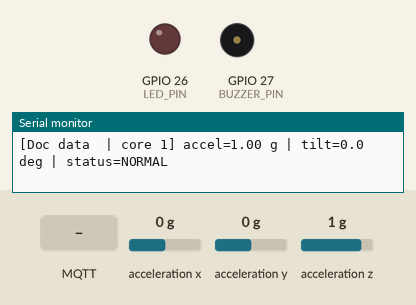
This sketch was run on a simulated ESP32. Parts: output pins drawn as LEDs (lit = HIGH), buzzer (waves = sounding), the last lines printed to the serial monitor. Wiring (from diagram.json): MPU-6050 motion sensor at I2C address 0x68. Dashed ring = blinking. The inputs (shaded band) are chosen by the test bench; at power-on: acceleration z 1 g, acceleration x 0 g, acceleration y 0 g. WiFi joins after 1.5 s; servers stay silent unless stated; no MQTT or app messages arrive unless stated.

Above: at 1.2 s.
1.3 s: acceleration z set to -0.6 g
4.2 s: acceleration z set to -0.9 g
At 5.87 s:
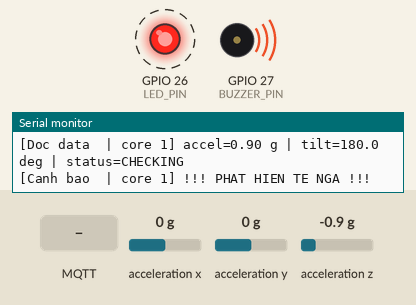
7.2 s: MQTT message "1" arrives on the second subscribed topic
13.2 s: MQTT message "1" arrives on the first subscribed topic
At 14.2 s:
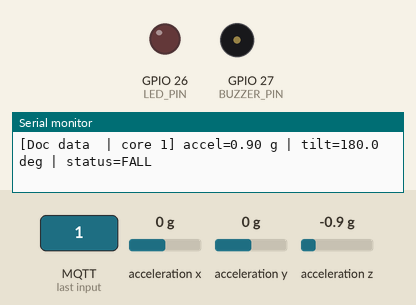
14.7 s: MQTT message "on" arrives on the first subscribed topic
At 14.87 s:
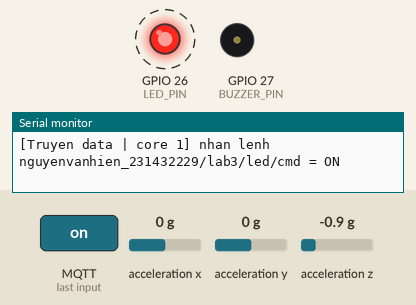
Timing chart, 0 to 18.7 s (numbered marks = the images above; inputs shaded):
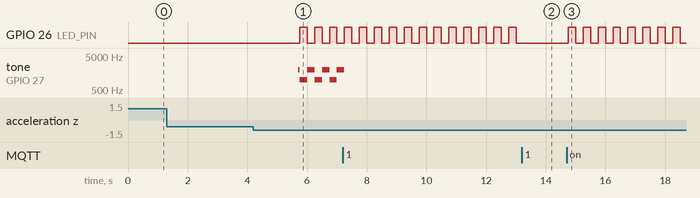

Measured:
- the behaviour switches between -0.7 and -0.8 g on acceleration z (found by bisection; images 0 and 1)
- after the input at 4.2 s, GPIO 26 (LED_PIN): alternates HIGH for 0.25 s and LOW for 0.25 s, starting after 1.6 s; tone on GPIO 27 (BUZZER_PIN): silent → 2000 Hz after 1.5 s, then repeats every 0.50 s: 1000 Hz 0.25 s, 2000 Hz 0.25 s
- after the input at 13.2 s, GPIO 26 (LED_PIN): stops changing and stays LOW
- after the input at 14.7 s, GPIO 26 (LED_PIN): alternates HIGH for 0.25 s and LOW for 0.25 s, starting after 0.05 s

The sketch:

sketch.ino
```cpp
/*
 * Lab 3 - De 5: Fall Detection voi FreeRTOS - ESP32 + MPU6050 + MQTT (HiveMQ)
 * Ho ten - Lop: Nguyen Van Hien - 231432229

 * Kien truc:
 *   Task doc data   (Core 1) -> dataQueue  -> Task truyen data (Core 0) -> MQTT
 *                            -> alertQueue -> Task canh bao    (Core 1) -> LED/Buzzer
 *   Bien dung chung (state, led, buzzer, reset) duoc bao ve bang Mutex.
 */
#include <WiFi.h>
#include <Wire.h>
#include <PubSubClient.h>

// ---------- Chan ket noi ----------
#define SDA_PIN    21
#define SCL_PIN    22
#define LED_PIN    26
#define BUZZER_PIN 27

// ---------- WiFi / MQTT ----------
const char* WIFI_SSID = "Wokwi-GUEST";
const char* WIFI_PASS = "";
const char* MQTT_HOST = "broker.hivemq.com";
const uint16_t MQTT_PORT = 1883;

// Tien to topic
#define BASE "nguyenvanhien_231432229/lab3/"
const char* T_ACCEL   = BASE "accel";
const char* T_TILT    = BASE "tilt";
const char* T_STATUS  = BASE "status";
const char* T_LED_ST  = BASE "led/state";
const char* T_BUZ_ST  = BASE "buzzer/state";
const char* T_LED_CMD = BASE "led/cmd";
const char* T_BUZ_CMD = BASE "buzzer/cmd";
const char* T_RESET   = BASE "reset";

// ---------- Nguong thuat toan ----------
const float    IMPACT_G        = 2.5;    // |A| vuot nguong => va cham
const float    TILT_JUMP_DEG   = 50.0;   // goc nghieng doi qua nhanh trong 300 ms
const float    TILT_FALL_DEG   = 60.0;   // goc nghieng coi la dang nam
const float    LYING_MIN_G     = 0.7;    // nam yen: |A| trong khoang 0.7 - 1.3 g
const float    LYING_MAX_G     = 1.3;
const uint32_t LYING_HOLD_MS   = 1500;   // phai nam yen lien tuc
const uint32_t CHECK_WINDOW_MS = 8000;   // cua so kiem tra sau khi kich hoat

// ---------- Kieu du lieu ----------
typedef struct {
  float accG;    // do lon gia toc tong (g)
  float tilt;    // goc nghieng so voi phuong thang dung (do)
} SensorData;

enum State { NORMAL, CHECKING, FALL };
const char* stateName(State s) {
  return s == NORMAL ? "NORMAL" : (s == CHECKING ? "CHECKING" : "FALL");
}

// ---------- Doi tuong RTOS ----------
QueueHandle_t     dataQueue;    // Task doc data -> Task truyen data
QueueHandle_t     alertQueue;   // Task doc data -> Task canh bao
SemaphoreHandle_t stateMutex;   // bao ve cac bien dung chung ben duoi

// Bien dung chung (chi truy cap khi da giu stateMutex)
State g_state    = NORMAL;
bool  g_ledOn    = false;
bool  g_buzOn    = false;
bool  g_resetReq = false;

WiFiClient   espClient;
PubSubClient client(espClient);
const uint8_t MPU_ADDR = 0x68;

#define LOCK()   xSemaphoreTake(stateMutex, portMAX_DELAY)
#define UNLOCK() xSemaphoreGive(stateMutex)

// ================= MPU6050 =================
bool mpuInit() {
  Wire.begin(SDA_PIN, SCL_PIN);
  Wire.beginTransmission(MPU_ADDR);
  Wire.write(0x6B); Wire.write(0x00);            // danh thuc cam bien
  if (Wire.endTransmission() != 0) return false;
  Wire.beginTransmission(MPU_ADDR);
  Wire.write(0x1C); Wire.write(0x10);            // gia toc +-8g (4096 LSB/g)
  Wire.endTransmission();
  return true;
}

bool readMpu(float &ax, float &ay, float &az) {
  Wire.beginTransmission(MPU_ADDR);
  Wire.write(0x3B);                              // ACCEL_XOUT_H
  if (Wire.endTransmission(false) != 0) return false;
  if (Wire.requestFrom(MPU_ADDR, (uint8_t)6, (uint8_t)true) != 6) return false;
  int16_t rx = (Wire.read() << 8) | Wire.read();
  int16_t ry = (Wire.read() << 8) | Wire.read();
  int16_t rz = (Wire.read() << 8) | Wire.read();
  ax = rx / 4096.0; ay = ry / 4096.0; az = rz / 4096.0;
  return true;
}

// ================= TASK DOC DATA (Core 1) =================
void taskReadData(void *pv) {
  TickType_t last = xTaskGetTickCount();
  uint8_t cnt = 0;
  for (;;) {
    float ax, ay, az;
    if (readMpu(ax, ay, az)) {
      SensorData d;
      d.accG = sqrt(ax * ax + ay * ay + az * az);
      d.tilt = atan2(sqrt(ax * ax + ay * ay), az) * 180.0 / PI;

      xQueueSend(alertQueue, &d, 0);             // moi 50 ms -> Task canh bao

      if (++cnt >= 10) {                         // moi 500 ms
        cnt = 0;
        xQueueSend(dataQueue, &d, 0);            // -> Task truyen data
        LOCK(); State s = g_state; UNLOCK();
        Serial.printf("[Doc data  | core %d] accel=%.2f g | tilt=%.1f deg | status=%s\n",
                      xPortGetCoreID(), d.accG, d.tilt, stateName(s));
      }
    }
    vTaskDelayUntil(&last, pdMS_TO_TICKS(50));   // chu ky co dinh 50 ms
  }
}

// ================= TASK CANH BAO (Core 1) =================
static State    aState = NORMAL;     // trang thai thuat toan (chi Task canh bao ghi)
static uint32_t tCheckStart = 0, lyingSince = 0;

void detectFall(const SensorData &d, uint32_t now) {
  // Theo doi goc nghieng thay doi dot ngot (so voi 300 ms truoc)
  static float tiltRef = 0; static uint32_t tRef = 0;
  bool tiltJump = false;
  if (now - tRef >= 300) {
    tiltJump = fabs(d.tilt - tiltRef) > TILT_JUMP_DEG;
    tiltRef = d.tilt; tRef = now;
  }

  if (aState == NORMAL) {
    if (d.accG > IMPACT_G || tiltJump) {         // dau hieu 1: va cham / nghieng dot ngot
      aState = CHECKING; tCheckStart = now; lyingSince = 0;
      Serial.println("[Canh bao  | core 1] Nghi te nga, dang kiem tra tu the...");
    }
  } else if (aState == CHECKING) {
    bool lying = d.tilt > TILT_FALL_DEG && d.accG > LYING_MIN_G && d.accG < LYING_MAX_G;
    if (lying) {                                 // dau hieu 2: nam yen, goc nghieng lon
      if (!lyingSince) lyingSince = now;
      if (now - lyingSince >= LYING_HOLD_MS) {
        aState = FALL;
        LOCK(); g_ledOn = true; g_buzOn = true; UNLOCK();
        Serial.println("[Canh bao  | core 1] !!! PHAT HIEN TE NGA !!!");
      }
    } else lyingSince = 0;

    if (aState == CHECKING && now - tCheckStart > CHECK_WINDOW_MS) {
      aState = NORMAL;                           // bao dong gia
      Serial.println("[Canh bao  | core 1] Khong phai te nga, ve NORMAL");
    }
  }
}

void applyOutputs() {
  LOCK();
  if (g_resetReq) {                              // lenh reset tu Web
    aState = NORMAL; lyingSince = 0;
    g_ledOn = false; g_buzOn = false; g_resetReq = false;
  }
  g_state = aState;
  bool led = g_ledOn, buz = g_buzOn;
  UNLOCK();

  bool blink = (millis() / 250) % 2;
  digitalWrite(LED_PIN, led && (aState != FALL || blink));
  if (buz) tone(BUZZER_PIN, (aState == FALL && blink) ? 1000 : 2000);
  else     noTone(BUZZER_PIN);
}

void taskAlert(void *pv) {
  for (;;) {
    SensorData d;
    // Cho toi da 50 ms; het han van chay tiep de cap nhat nhap nhay + lenh tu Web
    if (xQueueReceive(alertQueue, &d, pdMS_TO_TICKS(50)) == pdTRUE) {
      detectFall(d, millis());
    }
    applyOutputs();
  }
}

// ================= TASK TRUYEN DATA (Core 0) =================
void onMessage(char* topic, byte* payload, unsigned int len) {
  String msg;
  for (unsigned int i = 0; i < len; i++) msg += (char)payload[i];
  msg.trim(); msg.toUpperCase();
  String t = topic;

  LOCK();
  if (t == T_LED_CMD)      g_ledOn = (msg == "ON");
  else if (t == T_BUZ_CMD) g_buzOn = (msg == "ON");
  else if (t == T_RESET)   g_resetReq = true;
  UNLOCK();
  Serial.printf("[Truyen data | core %d] nhan lenh %s = %s\n", xPortGetCoreID(), topic, msg.c_str());
}

void reconnectMqtt() {
  static uint32_t last = 0;
  if (millis() - last < 3000) return;            // thu lai moi 3 giay
  last = millis();
  String id = "esp32-fall-" + String((uint32_t)ESP.getEfuseMac(), HEX);
  if (client.connect(id.c_str())) {
    Serial.println("[Truyen data] MQTT connected");
    client.subscribe(T_LED_CMD);
    client.subscribe(T_BUZ_CMD);
    client.subscribe(T_RESET);
  } else {
    Serial.printf("[Truyen data] MQTT loi, rc=%d\n", client.state());
  }
}

void publishAll(const SensorData &d) {
  char buf[16];
  snprintf(buf, sizeof(buf), "%.2f", d.accG); client.publish(T_ACCEL, buf);
  snprintf(buf, sizeof(buf), "%.1f", d.tilt); client.publish(T_TILT, buf);
  LOCK(); State s = g_state; bool led = g_ledOn, buz = g_buzOn; UNLOCK();
  client.publish(T_STATUS, stateName(s));
  client.publish(T_LED_ST, led ? "ON" : "OFF");
  client.publish(T_BUZ_ST, buz ? "ON" : "OFF");
}

void taskComm(void *pv) {
  client.setServer(MQTT_HOST, MQTT_PORT);
  client.setCallback(onMessage);
  WiFi.begin(WIFI_SSID, WIFI_PASS, 6);
  Serial.println("[Truyen data] Dang ket noi WiFi...");
  bool wifiReported = false;

  for (;;) {
    if (WiFi.status() != WL_CONNECTED) {         // chua co WiFi: khong lam gi them
      vTaskDelay(pdMS_TO_TICKS(500));
      continue;
    }
    if (!wifiReported) {
      wifiReported = true;
      Serial.printf("[Truyen data | core %d] WiFi OK\n", xPortGetCoreID());
    }
    if (!client.connected()) reconnectMqtt();
    client.loop();

    SensorData d;                                // WiFi OK -> doc dataQueue va gui MQTT
    if (xQueueReceive(dataQueue, &d, pdMS_TO_TICKS(50)) == pdTRUE && client.connected()) {
      publishAll(d);
    }
  }
}

// ================= SETUP =================
void setup() {
  Serial.begin(115200);
  pinMode(LED_PIN, OUTPUT);
  pinMode(BUZZER_PIN, OUTPUT);
  if (!mpuInit()) Serial.println("Khong tim thay MPU6050!");

  stateMutex = xSemaphoreCreateMutex();
  dataQueue  = xQueueCreate(10, sizeof(SensorData));
  alertQueue = xQueueCreate(10, sizeof(SensorData));

  //                 ham          ten                stack uu tien handle core
  xTaskCreatePinnedToCore(taskComm,     "Task truyen data", 8192, NULL, 1, NULL, 0);
  xTaskCreatePinnedToCore(taskReadData, "Task doc data",    4096, NULL, 2, NULL, 1);
  xTaskCreatePinnedToCore(taskAlert,    "Task canh bao",    4096, NULL, 2, NULL, 1);
}

void loop() {
  vTaskDelay(pdMS_TO_TICKS(1000));               // moi viec do cac task dam nhiem
}
```
